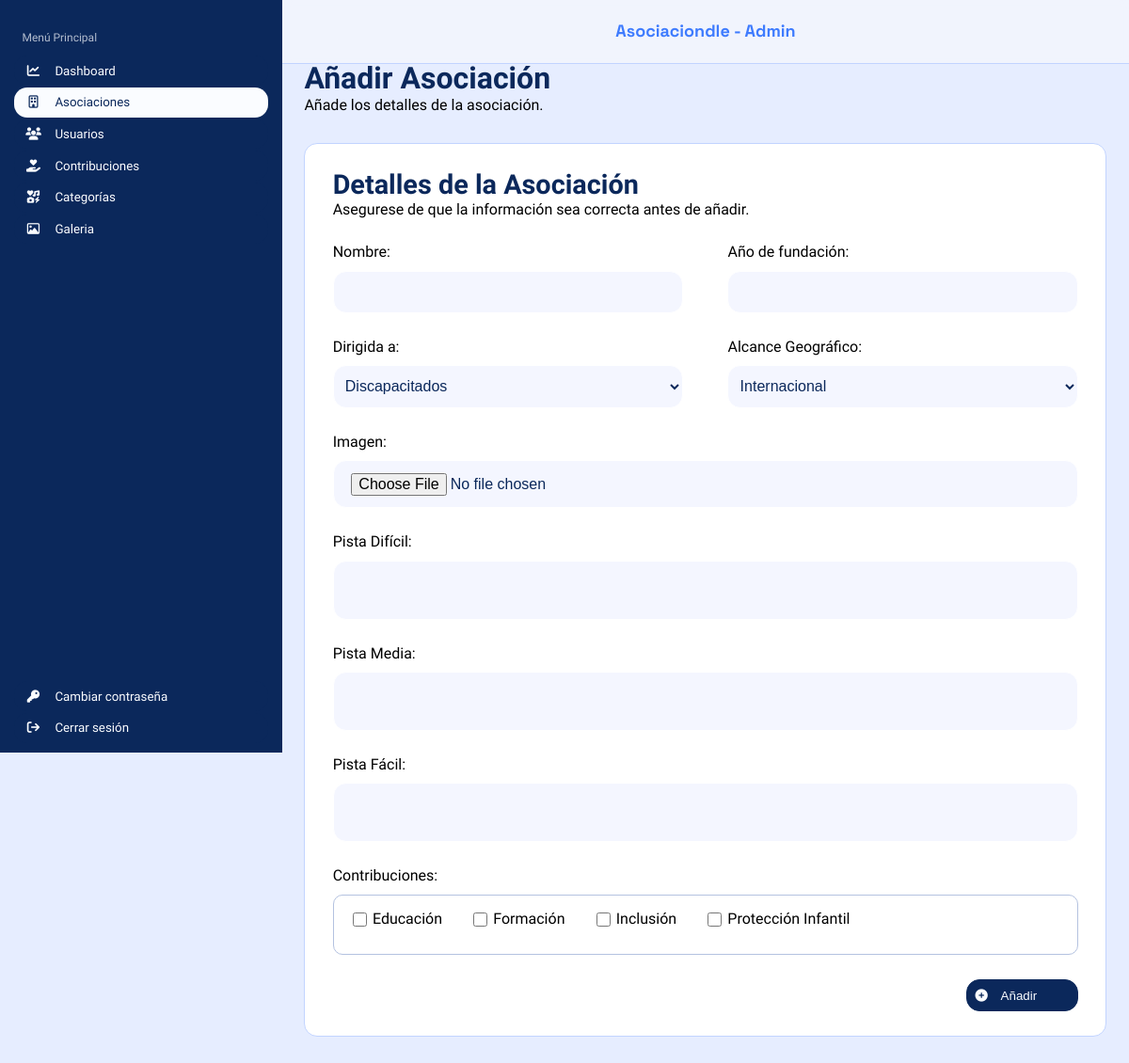
The app's page /php/index.php?c=Asociacion&m=cargarPaginaAsoc with its own data.
### tables this page shows
CREATE TABLE contribucion(
	idContribucion SMALLINT UNSIGNED PRIMARY KEY AUTO_INCREMENT,
    descripcion VARCHAR(100) NOT NULL UNIQUE
);

### php/index.php (called while the page is built, shortened)
<?php
    $metodo = $_GET["m"] ?? METDEF;
    $objContro = new $instanciaControlador();
    $datos=$objContro->$metodo();
    include VISTAS.$objContro->vista;
?>

### php/config/conexion.php (called while the page is built, shortened)
<?php
    class Conexion{
        function __construct(){
            try{
                $this->conexion = new PDO("mysql:host=".SERVIDOR.";dbname=".BBDD,USUARIO,PASSWORD);
            }catch(PDOException $e){
                echo $e->getMessage();
            }
        }
    }
?>

### php/controladores/conAsociacion.php (called while the page is built, shortened)
<?php
require_once __DIR__.'/../'.MODELO.'modAsociacion.php';
require_once __DIR__.'/../'.MODELO.'modContribucion.php';
class ConAsociacion {
    private $modeloAsoc;
    private $modeloCont;
    public function __construct() {
        $this->modeloAsoc = new ModAsociacion();
        $this->modeloCont = new ModContribucion();
    }
    public function cargarPaginaAsoc(){
        $tipos=$this->modeloAsoc->obtenerTipos();
        $contribuciones=$this->modeloCont->obtenerContribuciones();
        $arrayAsoc=[
            "tiposAsoc" => $tipos,
            "contribuciones" => $contribuciones
        ];
        return $arrayAsoc;
    }
}
?>

### php/modelos/modAsociacion.php (called while the page is built, shortened)
<?php
    require_once __DIR__.'/../config/conexion.php';
    class ModAsociacion extends Conexion {
        public function obtenerTipos(){
            $sql="SELECT * FROM tipo_asoc;";
            $stmt=$this->conexion->prepare($sql);
            $stmt->execute();
            $datos=$stmt->fetchAll(PDO::FETCH_ASSOC);
            return $datos;
        }
    }
?>

### php/modelos/modContribucion.php (called while the page is built, shortened)
<?php
    require_once __DIR__.'/../config/conexion.php';
    class ModContribucion extends Conexion{
        public function obtenerContribuciones(){
            $sql="SELECT * FROM contribucion;";
            $stmt=$this->conexion->prepare($sql);
            $stmt->execute();
            $datos=$stmt->fetchAll(PDO::FETCH_ASSOC);
            return $datos;
        }
    }
?>

### php/vistas/admin/vistaAgregarAsociacion.php (the view, shortened to what this page needs)
<html>
    <head>
        <link rel="stylesheet" href="../src/css/styleAdmin.css">
        <link rel="stylesheet" href="https://cdnjs.cloudflare.com/ajax/libs/font-awesome/6.5.0/css/all.min.css">
    </head>
    <body class="asociacionContribucion">
        <header>
            <span>Asociaciondle - Admin</span>
        </header>
        <nav>
            <h3>Menú Principal</h3>
                <ul>
                    <li>
                        <a href="index.php?c=Dashboard&m=cargarPagina">
                            <button>
                                <i class="fa-solid fa-chart-line"></i>
                                <span>Dashboard</span>
                            </button>
                        </a>
                    </li>
                    <li>
                        <a href="index.php?c=Asociacion&m=listar">
                            <button class="paginaSeleccionada">
                                <i class="fa-regular fa-building"></i>
                                <span>Asociaciones</span>
                            </button>
                        </a>
                    </li>
                    <li>
                        <a href="index.php?c=Usuarios&m=cargarPagina">
                            <button>
                                <i class="fa-solid fa-users"></i>
                                <span>Usuarios</span>
                            </button>
                        </a>
                    </li>
                    <li>
                        <a href="index.php?c=Contribucion&m=listar">
                            <button>
                                <i class="fa-solid fa-hand-holding-heart"></i>
                                <span>Contribuciones</span>
                            </button>
                        </a>
                    </li>
                    <li>
                        <a href="index.php?c=Categorias&m=listar">
                            <button>
                                <i class="fa-solid fa-icons"></i>
                                <span>Categorías</span>
                            </button>
                        </a>
                    </li>
                    <li>
                        <a href="index.php?c=Galeria&m=cargarPagina">
                            <button>
                                <i class="fa-regular fa-image"></i>
                                <span>Galeria</span>
                            </button>
                        </a>
                    </li>
                </ul>
                <ul class="ul-inferior">
                    <li>
                        <a href="index.php?c=CambioAdmin&m=cargarPagina">
                            <button>
                                <i class="fa-solid fa-key"></i>
                                <span>Cambiar contraseña</span>
                            </button>
                        </a>
                    </li>
                    <li>
                        <a href="index.php?c=Dashboard&m=cargarPagina">
                            <button>
                                <i class="fa-solid fa-arrow-right-from-bracket"></i>
                                <span>Cerrar sesión</span>
                            </button>
                        </a>
                    </li>
                </ul>
        </nav>
        <main>
            <div id="bloqueGestionAsociaciones">
                <div id="tituloSubtitulo">
                    <h1>Añadir Asociación</h1>
                    <p>Añade los detalles de la asociación.</p>
                </div>
            </div>
            <form action="./index.php?c=Asociacion&m=insertar" method="post" id="bloqueFormularioAsociaciones" enctype="multipart/form-data">
                <div id="formulario-head">
                    <h2>Detalles de la Asociación</h2>
                    <p>Asegurese de que la información sea correcta antes de añadir.</p>
                </div>
                <div id="formulario-main">
                    <div id="formAsociacion">
                        <div class="fila">
                            <div class="campo">
                                <label>Nombre:</label>
                                <input type="text" name="nombre">
                            </div>
                            <div class="campo">
                                <label>Año de fundación:</label>
                                <input type="text" name="fecha_fun">
                            </div>
                        </div>
                        <div class="fila">
                            <div class="campo">
                                <label>Dirigida a:</label>
                                <select name="idTipoAsoc" id="categoriaDedicacion">
                                    <?php
                                        foreach($datos['tiposAsoc'] as $value){
                                            echo '<option value="'.$value['idTipoAsoc'].'">'.$value['nombre'].'</option>';
                                        }
                                    ?>
                                </select>
                            </div>
                            <div class="campo">
                                <label>Alcance Geográfico:</label>
                                <select name="alcance" id="alcanceGeografico">
                                    <option value="I">Internacional</option>
                                </select>
                            </div>
                        </div>
                        <div class="fila">
                            <div class="campo-grande">
                                <label>Imagen:</label>
                                <input type="file" name="imagen">
                            </div>
                        </div>
                        <div class="fila">
                            <div class="campo-grande">
                                <label>Pista Difícil:</label>
                                <textarea name="pista_dificil"></textarea>
                            </div>
                        </div>
                        <div class="fila">
                            <div class="campo-grande">
                                <label>Pista Media:</label>
                                <textarea name="pista_media"></textarea>
                            </div>
                        </div>
                        <div class="fila">
                            <div class="campo-grande">
                                <label>Pista Fácil:</label>
                                <textarea name="pista_facil"></textarea>
                            </div>
                        </div>
                        <div>
                            <label>Contribuciones:</label>
                            <div id="cuadroContribuciones">
                                <?php
                                    foreach($datos['contribuciones'] as $value){
                                        echo'<div class="tag"><input type="checkbox" name=contribucion[] value="'.$value['idContribucion'].'">'.$value['descripcion'].'</div>';
                                    }
                                ?>
                            </div>
                        </div>
                    </div>
                </div>
                <div id="formulario-footer">
                    <button>
                        <i class="fa-solid fa-circle-plus"></i>
                        <span>Añadir</span>
                    </button>
                </div>
            </form>
        </main>
    </body>
</html>

### src/css/styleAdmin.css (style rules this page uses)
:root { --azul-marino: #0b285b; --azul-celeste: #3e7bfe; --azul-borde-header: #c2d4ff; --blanco-texto-boton: #fafcff; --blanco-fondo-header: rgba(245, 247, 252, 0.7); --blanco-fondo-main: #e6edff; --blanco-fondo-sections: #fbfcfd; --gris-titulo-nav: #b2bcce; --gris-subtitulo-main: #636d83; --rojo-superadmin: #ef4444; --fuente-header: "Space Grotesk", sans-serif; --fuente-titulos: "Space Grotesk", sans-serif; --fuente-titulo-nav: "PT Sans", sans-serif; --fuente-regular: "PT Sans", sans-serif; --colorFondo:#e6edff; --colorTitulo:#4B7BFC; --colorTituloFormulario:#102E59; --colorFondoFormulario:#FCFDFF; --colorBotonInicioYRegistro:#f4f6fa; --colorBotonInicioYCrearCuenta:#4B7BFC; --colorP:#6A6F81; --bordeRadius:10px; --colorLabel:#102E59; --fuenteTitulo:Space Grotesk; --fueteP:PT Sans; --blanco-fondo-header: rgba(245, 247, 252, 0.7); --azul-borde-header: #c2d4ff; }
.asociacionContribucion { max-width: 100%; margin: 0; padding-left: 25%; background-color: var(--blanco-fondo-main); }
.asociacionContribucion header { width: 75%; height: 8.33vh; background-color: var(--blanco-fondo-header, #eff3fc); position: fixed; left: 25%; font-family: var(--fuente-header); font-size: 1.125rem; font-weight: 700; color: var(--azul-celeste, #3e7bfe); border-bottom: 1px solid var(--azul-borde-header, #c2d4ff); text-align: center; line-height: 8.33vh; backdrop-filter: blur(5px); top: 0; z-index: 10; }
.asociacionContribucion nav { width: 25%; height: 100vh; position: fixed; background-color: var(--azul-marino, #0b285b); font-family: var(--fuente-titulo-nav); left: 0; top: 0; z-index: 10; }
.asociacionContribucion main { width: 94.79%; background-color: var(--blanco-fondo-main, #e6edff); padding: 2.60vh 2.60%; }
#bloqueGestionAsociaciones { font-family: var(--fuente-titulo-nav); border: var(--azul-marino); }
#bloqueFormularioAsociaciones { width: 92.85%; background: white; padding: 3.25vh 3.43%; border: 1px solid var(--azul-borde-header, #c2d4ff); border-radius: 14px; margin-top: 3.90vh; font-family: var(--fuente-titulo-nav); }
@media screen and (min-width: 769px) { .asociacionContribucion { max-width: 1024px; padding-left: 25%; } }
@media screen and (min-width: 769px) { .asociacionContribucion nav { width: 25%; height: 100vh; position: fixed; } }
@media screen and (min-width: 769px) { .asociacionContribucion header { width: 75%; left: 25%; position: fixed; } }
@media screen and (min-width: 769px) { .asociacionContribucion main { padding-top: 64px; } }

### records on screen
contribucion: descripcion "Educación"
contribucion: descripcion "Formación"
contribucion: descripcion "Inclusión"
contribucion: descripcion "Protección Infantil"

### other values on screen
form field idTipoAsoc "Discapacitados"
